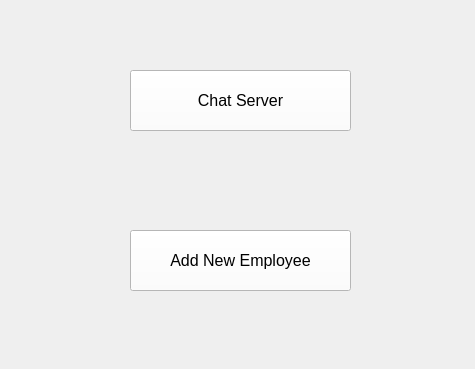
<?xml version="1.0" encoding="UTF-8"?>
<ui version="4.0">
 <class>Widget</class>
 <widget class="QWidget" name="Widget">
  <property name="geometry">
   <rect>
    <x>0</x>
    <y>0</y>
    <width>475</width>
    <height>369</height>
   </rect>
  </property>
  <property name="windowTitle">
   <string>Widget</string>
  </property>
  <widget class="QStackedWidget" name="stackedWidget">
   <property name="geometry">
    <rect>
     <x>0</x>
     <y>0</y>
     <width>481</width>
     <height>371</height>
    </rect>
   </property>
   <property name="styleSheet">
    <string notr="true"/>
   </property>
   <property name="currentIndex">
    <number>0</number>
   </property>
   <widget class="QWidget" name="page_2">
    <widget class="QPushButton" name="pushButton_6">
     <property name="geometry">
      <rect>
       <x>130</x>
       <y>230</y>
       <width>221</width>
       <height>61</height>
      </rect>
     </property>
     <property name="font">
      <font>
       <pointsize>12</pointsize>
      </font>
     </property>
     <property name="styleSheet">
      <string notr="true">background-color:rgb(255, 255, 255)</string>
     </property>
     <property name="text">
      <string>Add New Employee</string>
     </property>
    </widget>
    <widget class="QPushButton" name="pushButton_7">
     <property name="geometry">
      <rect>
       <x>130</x>
       <y>70</y>
       <width>221</width>
       <height>61</height>
      </rect>
     </property>
     <property name="font">
      <font>
       <pointsize>12</pointsize>
      </font>
     </property>
     <property name="styleSheet">
      <string notr="true">background-color:rgb(255, 255, 255)</string>
     </property>
     <property name="text">
      <string>Chat Server</string>
     </property>
    </widget>
   </widget>
   <widget class="QWidget" name="page">
    <widget class="QPushButton" name="pushButton_3">
     <property name="geometry">
      <rect>
       <x>10</x>
       <y>150</y>
       <width>171</width>
       <height>51</height>
      </rect>
     </property>
     <property name="font">
      <font>
       <pointsize>12</pointsize>
      </font>
     </property>
     <property name="styleSheet">
      <string notr="true">background-color:rgb(255, 255, 255)</string>
     </property>
     <property name="text">
      <string>Stop Server</string>
     </property>
    </widget>
    <widget class="QPushButton" name="pushButton_4">
     <property name="geometry">
      <rect>
       <x>10</x>
       <y>260</y>
       <width>171</width>
       <height>41</height>
      </rect>
     </property>
     <property name="font">
      <font>
       <pointsize>12</pointsize>
      </font>
     </property>
     <property name="styleSheet">
      <string notr="true">background-color:rgb(255, 255, 255)</string>
     </property>
     <property name="text">
      <string>Group Chat</string>
     </property>
    </widget>
    <widget class="QPushButton" name="pushButton_2">
     <property name="geometry">
      <rect>
       <x>10</x>
       <y>310</y>
       <width>171</width>
       <height>41</height>
      </rect>
     </property>
     <property name="font">
      <font>
       <pointsize>12</pointsize>
      </font>
     </property>
     <property name="styleSheet">
      <string notr="true">background-color:rgb(255, 255, 255)</string>
     </property>
     <property name="text">
      <string>1-1 Chat</string>
     </property>
    </widget>
    <widget class="QPushButton" name="pushButton">
     <property name="geometry">
      <rect>
       <x>10</x>
       <y>90</y>
       <width>171</width>
       <height>51</height>
      </rect>
     </property>
     <property name="font">
      <font>
       <pointsize>12</pointsize>
      </font>
     </property>
     <property name="styleSheet">
      <string notr="true">background-color:rgb(255, 255, 255)</string>
     </property>
     <property name="text">
      <string>Start Server</string>
     </property>
    </widget>
    <widget class="QPushButton" name="pushButton_5">
     <property name="geometry">
      <rect>
       <x>10</x>
       <y>210</y>
       <width>171</width>
       <height>41</height>
      </rect>
     </property>
     <property name="font">
      <font>
       <pointsize>12</pointsize>
      </font>
     </property>
     <property name="styleSheet">
      <string notr="true">background-color:rgb(255, 255, 255)</string>
     </property>
     <property name="text">
      <string>Activity Report</string>
     </property>
    </widget>
    <widget class="QPushButton" name="pushButton_11">
     <property name="geometry">
      <rect>
       <x>10</x>
       <y>10</y>
       <width>141</width>
       <height>61</height>
      </rect>
     </property>
     <property name="styleSheet">
      <string notr="true">background-color:rgb(255, 255, 255)</string>
     </property>
     <property name="text">
      <string/>
     </property>
    </widget>
    <widget class="QLCDNumber" name="lcdNumber">
     <property name="geometry">
      <rect>
       <x>240</x>
       <y>20</y>
       <width>221</width>
       <height>61</height>
      </rect>
     </property>
     <property name="styleSheet">
      <string notr="true">color:rgb(85, 255, 0)</string>
     </property>
     <property name="digitCount">
      <number>7</number>
     </property>
     <property name="value" stdset="0">
      <double>0.000000000000000</double>
     </property>
     <property name="intValue" stdset="0">
      <number>0</number>
     </property>
    </widget>
    <widget class="QTextBrowser" name="textBrowser">
     <property name="geometry">
      <rect>
       <x>185</x>
       <y>90</y>
       <width>281</width>
       <height>131</height>
      </rect>
     </property>
     <property name="font">
      <font>
       <pointsize>10</pointsize>
      </font>
     </property>
    </widget>
    <widget class="QListWidget" name="listWidget">
     <property name="geometry">
      <rect>
       <x>190</x>
       <y>230</y>
       <width>271</width>
       <height>121</height>
      </rect>
     </property>
    </widget>
   </widget>
   <widget class="QWidget" name="page_3">
    <widget class="QLabel" name="label_3">
     <property name="geometry">
      <rect>
       <x>10</x>
       <y>40</y>
       <width>49</width>
       <height>16</height>
      </rect>
     </property>
     <property name="font">
      <font>
       <pointsize>12</pointsize>
      </font>
     </property>
     <property name="text">
      <string>Name</string>
     </property>
    </widget>
    <widget class="QLabel" name="label_4">
     <property name="geometry">
      <rect>
       <x>10</x>
       <y>80</y>
       <width>71</width>
       <height>16</height>
      </rect>
     </property>
     <property name="font">
      <font>
       <pointsize>12</pointsize>
      </font>
     </property>
     <property name="text">
      <string>Surname</string>
     </property>
    </widget>
    <widget class="QLabel" name="label_5">
     <property name="geometry">
      <rect>
       <x>10</x>
       <y>120</y>
       <width>49</width>
       <height>16</height>
      </rect>
     </property>
     <property name="font">
      <font>
       <pointsize>12</pointsize>
      </font>
     </property>
     <property name="text">
      <string>E-Mail</string>
     </property>
    </widget>
    <widget class="QLabel" name="label_6">
     <property name="geometry">
      <rect>
       <x>10</x>
       <y>150</y>
       <width>101</width>
       <height>31</height>
      </rect>
     </property>
     <property name="font">
      <font>
       <pointsize>12</pointsize>
      </font>
     </property>
     <property name="text">
      <string>Department</string>
     </property>
    </widget>
    <widget class="QLabel" name="label_7">
     <property name="geometry">
      <rect>
       <x>260</x>
       <y>30</y>
       <width>171</width>
       <height>161</height>
      </rect>
     </property>
     <property name="text">
      <string/>
     </property>
    </widget>
    <widget class="QPushButton" name="pushButton_8">
     <property name="geometry">
      <rect>
       <x>280</x>
       <y>200</y>
       <width>141</width>
       <height>41</height>
      </rect>
     </property>
     <property name="font">
      <font>
       <pointsize>12</pointsize>
      </font>
     </property>
     <property name="styleSheet">
      <string notr="true">background-color:rgb(255, 255, 255)</string>
     </property>
     <property name="text">
      <string>Load Image</string>
     </property>
    </widget>
    <widget class="QPushButton" name="pushButton_9">
     <property name="geometry">
      <rect>
       <x>80</x>
       <y>260</y>
       <width>111</width>
       <height>61</height>
      </rect>
     </property>
     <property name="font">
      <font>
       <pointsize>12</pointsize>
      </font>
     </property>
     <property name="styleSheet">
      <string notr="true">background-color: rgb(255, 255, 255)</string>
     </property>
     <property name="text">
      <string/>
     </property>
    </widget>
    <widget class="QPushButton" name="pushButton_10">
     <property name="geometry">
      <rect>
       <x>250</x>
       <y>260</y>
       <width>111</width>
       <height>61</height>
      </rect>
     </property>
     <property name="font">
      <font>
       <pointsize>12</pointsize>
      </font>
     </property>
     <property name="styleSheet">
      <string notr="true">background-color:rgb(255, 255, 255)</string>
     </property>
     <property name="text">
      <string/>
     </property>
    </widget>
    <widget class="QLineEdit" name="lineEdit_2">
     <property name="geometry">
      <rect>
       <x>110</x>
       <y>40</y>
       <width>113</width>
       <height>22</height>
      </rect>
     </property>
    </widget>
    <widget class="QLineEdit" name="lineEdit_3">
     <property name="geometry">
      <rect>
       <x>110</x>
       <y>80</y>
       <width>113</width>
       <height>22</height>
      </rect>
     </property>
    </widget>
    <widget class="QLineEdit" name="lineEdit_4">
     <property name="geometry">
      <rect>
       <x>110</x>
       <y>120</y>
       <width>113</width>
       <height>22</height>
      </rect>
     </property>
    </widget>
    <widget class="QLineEdit" name="lineEdit_5">
     <property name="geometry">
      <rect>
       <x>110</x>
       <y>160</y>
       <width>113</width>
       <height>22</height>
      </rect>
     </property>
    </widget>
   </widget>
  </widget>
 </widget>
 <resources/>
 <connections/>
</ui>
